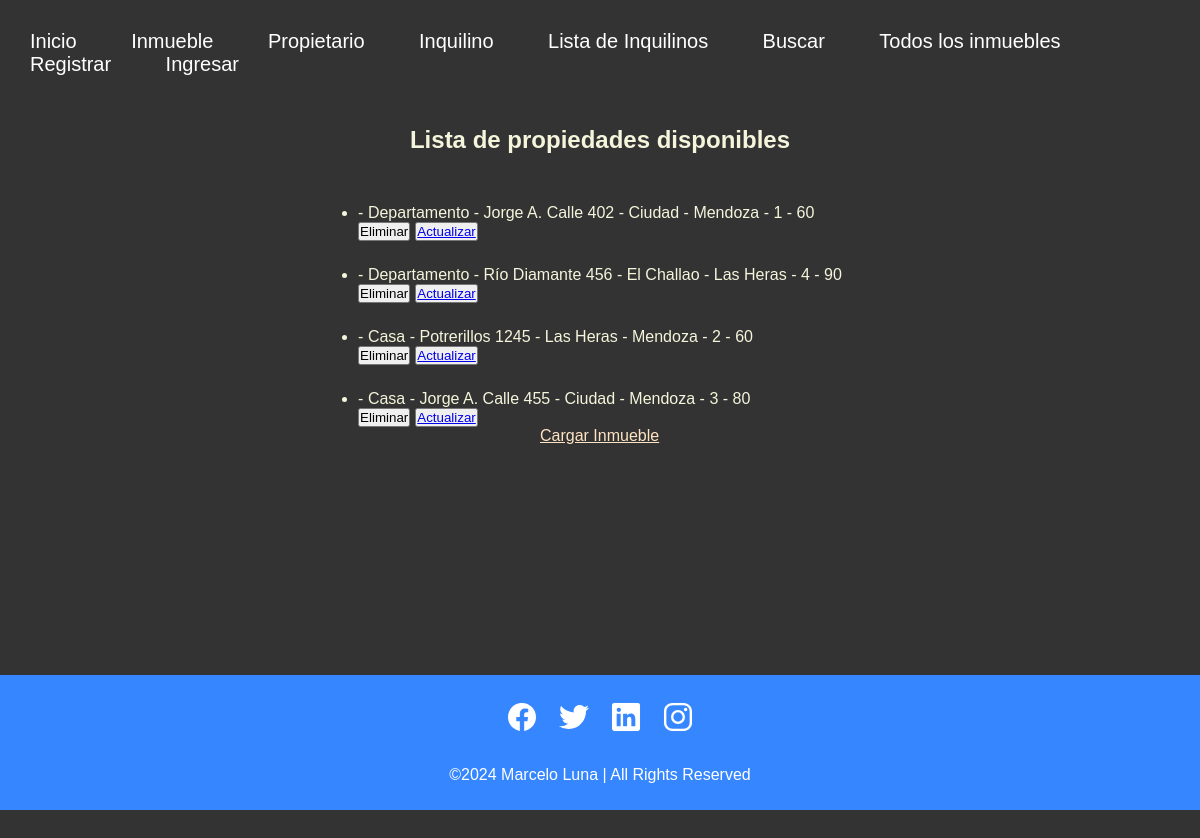
The app's page /lista-inmuebles/, older data.
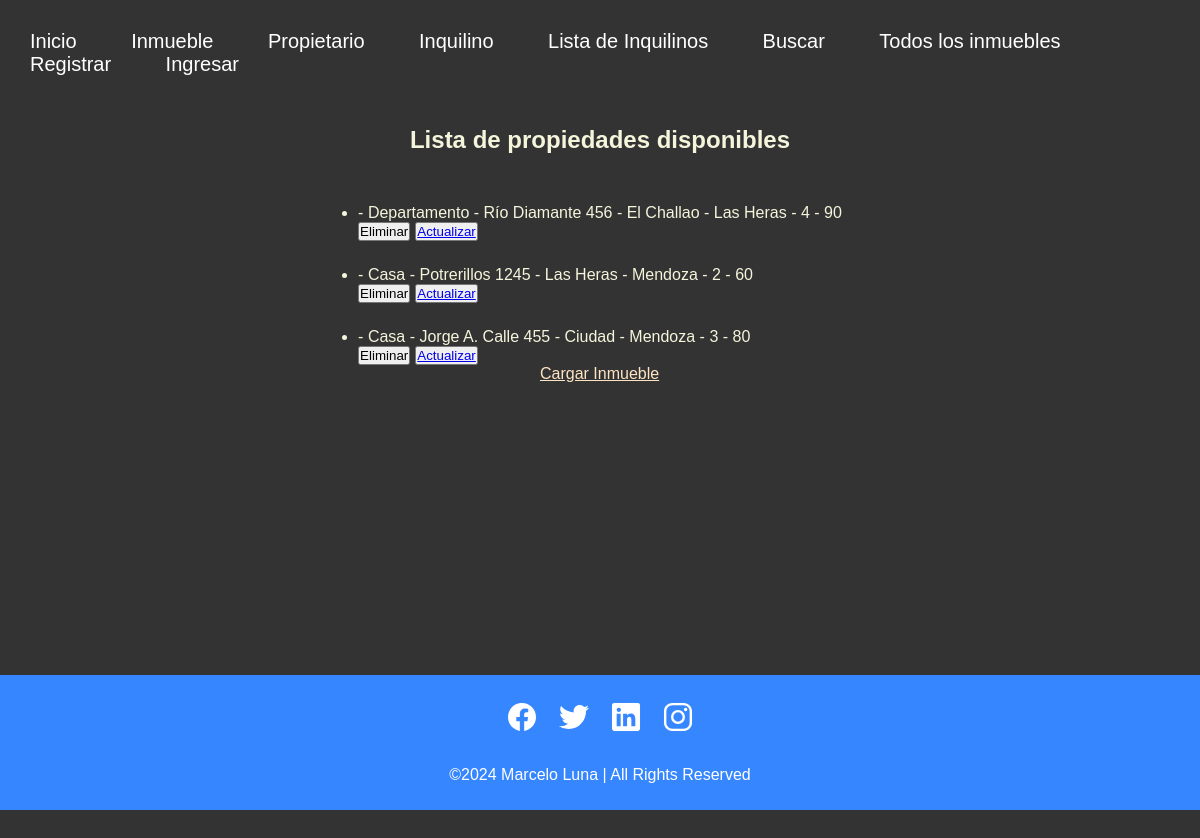
The same page, newer data.
### app/models.py (models this page shows)
class Inmueble(models.Model):
    categoria = models.CharField(max_length=30)
    ubicacion = models.CharField(max_length=50)
    domitorios = models.IntegerField()
    metros_cuadrados = models.IntegerField()
    def __str__(self):
        return f'''- {self.categoria}
                   - {self.ubicacion}
                   - {self.domitorios}
                   - {self.metros_cuadrados}'''

### app/views.py (the view)
# urls.py: path('lista-inmuebles/', lista_inmuebles, name='lista_inmuebles'),
def lista_inmuebles(req):
    mis_inmuebles = Inmueble.objects.all() # manager que me permite recuperar todos los datos almacenados en la tabla Inmueble, creada en la base de datos. En la variable "mis_inmuebles" guardamos la info.
    return render(req, "lista_inmuebles.html", {"lista_inmuebles" : mis_inmuebles})

### app/templates/lista_inmuebles.html (shortened to what this page needs)
{% extends 'padre.html' %}
{% block contenido_que_cambia %}
<h2>Lista de propiedades disponibles</h2>
<ul class="animate__animated animate__fadeInUp" style="margin-top: 25px;">
  {% for propiedad in lista_inmuebles  %}
    <li style="margin-top: 25px;">
    {{propiedad}}
    </li>
    <div style="display: flex; column-gap: 5px;">
      <form action="{% url 'eliminar_inmuebles' propiedad.id %}" method="post">
        <button type="submit">Eliminar</button>
      </form>
      <button> <a href="{% url 'editar_inmuebles' propiedad.id %}">Actualizar</a></button>
    </div>
  {% endfor %}
</ul>
<a href="{% url 'inmueble_formulario' %}" style="color: bisque;" class="animate__animated animate__backInUp">Cargar Inmueble</a>
{% endblock contenido_que_cambia %}

Row changes from the older to the newer data that the page shows:
removed Inmueble: categoria+ubicacion+domitorios "- Departamento - Jorge A. Calle 402 - Ciudad - Mendoza - 1 - 60"
